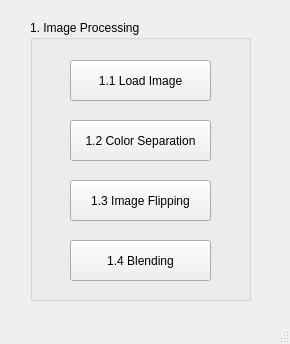
<?xml version="1.0" encoding="UTF-8"?>
<ui version="4.0">
 <class>MainWindow</class>
 <widget class="QMainWindow" name="MainWindow">
  <property name="geometry">
   <rect>
    <x>0</x>
    <y>0</y>
    <width>290</width>
    <height>344</height>
   </rect>
  </property>
  <property name="windowTitle">
   <string>HW - Q1</string>
  </property>
  <widget class="QWidget" name="centralwidget">
   <widget class="QGroupBox" name="groupBox">
    <property name="geometry">
     <rect>
      <x>30</x>
      <y>20</y>
      <width>221</width>
      <height>281</height>
     </rect>
    </property>
    <property name="title">
     <string>1. Image Processing</string>
    </property>
    <widget class="QPushButton" name="pushButton_4">
     <property name="geometry">
      <rect>
       <x>40</x>
       <y>220</y>
       <width>141</width>
       <height>41</height>
      </rect>
     </property>
     <property name="text">
      <string>1.4 Blending</string>
     </property>
    </widget>
    <widget class="QPushButton" name="pushButton">
     <property name="geometry">
      <rect>
       <x>40</x>
       <y>40</y>
       <width>141</width>
       <height>41</height>
      </rect>
     </property>
     <property name="text">
      <string>1.1 Load Image</string>
     </property>
    </widget>
    <widget class="QPushButton" name="pushButton_2">
     <property name="geometry">
      <rect>
       <x>40</x>
       <y>100</y>
       <width>141</width>
       <height>41</height>
      </rect>
     </property>
     <property name="text">
      <string>1.2 Color Separation</string>
     </property>
    </widget>
    <widget class="QPushButton" name="pushButton_3">
     <property name="geometry">
      <rect>
       <x>40</x>
       <y>160</y>
       <width>141</width>
       <height>41</height>
      </rect>
     </property>
     <property name="text">
      <string>1.3 Image Flipping</string>
     </property>
    </widget>
   </widget>
  </widget>
  <widget class="QStatusBar" name="statusbar"/>
 </widget>
 <resources/>
 <connections/>
</ui>
